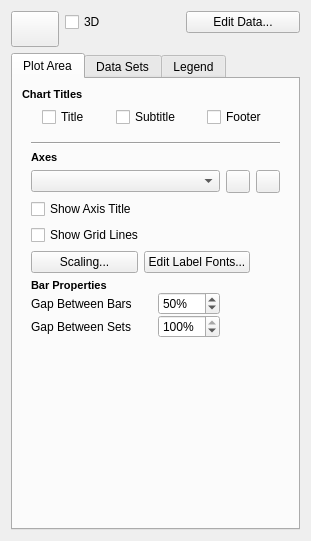
<?xml version="1.0" encoding="UTF-8"?>
<ui version="4.0">
 <author>Johannes Simon</author>
 <class>ChartConfigWidget</class>
 <widget class="QWidget" name="ChartConfigWidget">
  <property name="geometry">
   <rect>
    <x>0</x>
    <y>0</y>
    <width>311</width>
    <height>541</height>
   </rect>
  </property>
  <layout class="QGridLayout">
   <item row="0" column="1">
    <widget class="QCheckBox" name="threeDLook">
     <property name="text">
      <string>3D</string>
     </property>
    </widget>
   </item>
   <item row="0" column="2">
    <widget class="QPushButton" name="editData">
     <property name="text">
      <string>Edit Data...</string>
     </property>
    </widget>
   </item>
   <item row="2" column="0" colspan="3">
    <widget class="QTabWidget" name="tabWidget">
     <property name="sizePolicy">
      <sizepolicy hsizetype="Expanding" vsizetype="Expanding">
       <horstretch>0</horstretch>
       <verstretch>0</verstretch>
      </sizepolicy>
     </property>
     <property name="currentIndex">
      <number>0</number>
     </property>
     <widget class="QWidget" name="tab">
      <attribute name="title">
       <string>Plot Area</string>
      </attribute>
      <layout class="QVBoxLayout" name="verticalLayout">
       <item>
        <widget class="QLabel" name="label_4">
         <property name="text">
          <string>&lt;!DOCTYPE HTML PUBLIC &quot;-//W3C//DTD HTML 4.0//EN&quot; &quot;http://www.w3.org/TR/REC-html40/strict.dtd&quot;&gt;
&lt;html&gt;&lt;head&gt;&lt;meta name=&quot;qrichtext&quot; content=&quot;1&quot; /&gt;&lt;style type=&quot;text/css&quot;&gt;
p, li { white-space: pre-wrap; }
&lt;/style&gt;&lt;/head&gt;&lt;body style=&quot; font-family:'Noto Sans'; font-size:10pt; font-weight:400; font-style:normal;&quot;&gt;
&lt;p style=&quot; margin-top:0px; margin-bottom:0px; margin-left:0px; margin-right:0px; -qt-block-indent:0; text-indent:0px;&quot;&gt;&lt;span style=&quot; font-family:'Sans Serif'; font-size:8pt; font-weight:600;&quot;&gt;Chart Titles&lt;/span&gt;&lt;/p&gt;&lt;/body&gt;&lt;/html&gt;</string>
         </property>
        </widget>
       </item>
       <item>
        <layout class="QHBoxLayout" name="horizontalLayout">
         <item>
          <widget class="QCheckBox" name="showTitle">
           <property name="sizePolicy">
            <sizepolicy hsizetype="Fixed" vsizetype="Fixed">
             <horstretch>0</horstretch>
             <verstretch>0</verstretch>
            </sizepolicy>
           </property>
           <property name="text">
            <string>Title</string>
           </property>
          </widget>
         </item>
         <item>
          <widget class="QCheckBox" name="showSubTitle">
           <property name="sizePolicy">
            <sizepolicy hsizetype="Fixed" vsizetype="Fixed">
             <horstretch>0</horstretch>
             <verstretch>0</verstretch>
            </sizepolicy>
           </property>
           <property name="text">
            <string>Subtitle</string>
           </property>
          </widget>
         </item>
         <item>
          <widget class="QCheckBox" name="showFooter">
           <property name="sizePolicy">
            <sizepolicy hsizetype="Fixed" vsizetype="Fixed">
             <horstretch>0</horstretch>
             <verstretch>0</verstretch>
            </sizepolicy>
           </property>
           <property name="text">
            <string>Footer</string>
           </property>
          </widget>
         </item>
        </layout>
       </item>
       <item>
        <widget class="QWidget" name="axisConfiguration" native="true">
         <layout class="QGridLayout" name="gridLayout">
          <item row="0" column="0" colspan="3">
           <widget class="Line" name="line_2">
            <property name="orientation">
             <enum>Qt::Horizontal</enum>
            </property>
           </widget>
          </item>
          <item row="1" column="0">
           <widget class="QLabel" name="label_2">
            <property name="text">
             <string>&lt;!DOCTYPE HTML PUBLIC &quot;-//W3C//DTD HTML 4.0//EN&quot; &quot;http://www.w3.org/TR/REC-html40/strict.dtd&quot;&gt;
&lt;html&gt;&lt;head&gt;&lt;meta name=&quot;qrichtext&quot; content=&quot;1&quot; /&gt;&lt;style type=&quot;text/css&quot;&gt;
p, li { white-space: pre-wrap; }
&lt;/style&gt;&lt;/head&gt;&lt;body style=&quot; font-family:'Sans Serif'; font-size:10pt; font-weight:400; font-style:normal;&quot;&gt;
&lt;p style=&quot; margin-top:0px; margin-bottom:0px; margin-left:0px; margin-right:0px; -qt-block-indent:0; text-indent:0px;&quot;&gt;&lt;span style=&quot; font-size:8pt; font-weight:600;&quot;&gt;Axes&lt;/span&gt;&lt;/p&gt;&lt;/body&gt;&lt;/html&gt;</string>
            </property>
           </widget>
          </item>
          <item row="2" column="0">
           <widget class="QComboBox" name="axes"/>
          </item>
          <item row="2" column="1">
           <widget class="QToolButton" name="addAxis">
            <property name="text">
             <string/>
            </property>
           </widget>
          </item>
          <item row="2" column="2">
           <widget class="QToolButton" name="removeAxis">
            <property name="text">
             <string/>
            </property>
           </widget>
          </item>
          <item row="3" column="0">
           <widget class="QCheckBox" name="axisShowTitle">
            <property name="text">
             <string>Show Axis Title</string>
            </property>
           </widget>
          </item>
          <item row="4" column="0">
           <widget class="QCheckBox" name="axisShowGridLines">
            <property name="text">
             <string>Show Grid Lines</string>
            </property>
           </widget>
          </item>
          <item row="5" column="0" colspan="2">
           <layout class="QHBoxLayout" name="horizontalLayout_2">
            <item>
             <widget class="QPushButton" name="axisScalingButton">
              <property name="text">
               <string>Scaling...</string>
              </property>
             </widget>
            </item>
            <item>
             <widget class="QPushButton" name="axisEditFontButton">
              <property name="text">
               <string>Edit Label Fonts...</string>
              </property>
             </widget>
            </item>
           </layout>
          </item>
          <item row="6" column="0">
           <widget class="QWidget" name="barProperties" native="true">
            <layout class="QGridLayout" name="_2">
             <property name="leftMargin">
              <number>0</number>
             </property>
             <property name="topMargin">
              <number>0</number>
             </property>
             <property name="rightMargin">
              <number>0</number>
             </property>
             <property name="bottomMargin">
              <number>0</number>
             </property>
             <property name="spacing">
              <number>0</number>
             </property>
             <item row="1" column="0">
              <widget class="QLabel" name="gapBetweenBarsLabel">
               <property name="sizePolicy">
                <sizepolicy hsizetype="Expanding" vsizetype="Preferred">
                 <horstretch>0</horstretch>
                 <verstretch>0</verstretch>
                </sizepolicy>
               </property>
               <property name="text">
                <string>Gap Between Bars</string>
               </property>
              </widget>
             </item>
             <item row="1" column="1">
              <widget class="QSpinBox" name="gapBetweenBars">
               <property name="sizePolicy">
                <sizepolicy hsizetype="Minimum" vsizetype="Fixed">
                 <horstretch>0</horstretch>
                 <verstretch>0</verstretch>
                </sizepolicy>
               </property>
               <property name="suffix">
                <string>%</string>
               </property>
               <property name="minimum">
                <number>-100</number>
               </property>
               <property name="maximum">
                <number>100</number>
               </property>
               <property name="value">
                <number>50</number>
               </property>
              </widget>
             </item>
             <item row="2" column="0">
              <widget class="QLabel" name="gapBetweenSetsLabel">
               <property name="sizePolicy">
                <sizepolicy hsizetype="Expanding" vsizetype="Preferred">
                 <horstretch>0</horstretch>
                 <verstretch>0</verstretch>
                </sizepolicy>
               </property>
               <property name="text">
                <string>Gap Between Sets</string>
               </property>
              </widget>
             </item>
             <item row="2" column="1">
              <widget class="QSpinBox" name="gapBetweenSets">
               <property name="suffix">
                <string>%</string>
               </property>
               <property name="minimum">
                <number>-100</number>
               </property>
               <property name="maximum">
                <number>100</number>
               </property>
               <property name="value">
                <number>100</number>
               </property>
              </widget>
             </item>
             <item row="0" column="0" colspan="2">
              <widget class="QLabel" name="barPropertiesLabel">
               <property name="text">
                <string>&lt;!DOCTYPE HTML PUBLIC &quot;-//W3C//DTD HTML 4.0//EN&quot; &quot;http://www.w3.org/TR/REC-html40/strict.dtd&quot;&gt;
&lt;html&gt;&lt;head&gt;&lt;meta name=&quot;qrichtext&quot; content=&quot;1&quot; /&gt;&lt;style type=&quot;text/css&quot;&gt;
p, li { white-space: pre-wrap; }
&lt;/style&gt;&lt;/head&gt;&lt;body style=&quot; font-family:'Sans Serif'; font-size:10pt; font-weight:400; font-style:normal;&quot;&gt;
&lt;p style=&quot; margin-top:0px; margin-bottom:0px; margin-left:0px; margin-right:0px; -qt-block-indent:0; text-indent:0px;&quot;&gt;&lt;span style=&quot; font-size:8pt; font-weight:600;&quot;&gt;Bar Properties&lt;/span&gt;&lt;/p&gt;&lt;/body&gt;&lt;/html&gt;</string>
               </property>
              </widget>
             </item>
            </layout>
           </widget>
          </item>
         </layout>
        </widget>
       </item>
       <item>
        <spacer>
         <property name="orientation">
          <enum>Qt::Vertical</enum>
         </property>
         <property name="sizeHint" stdset="0">
          <size>
           <width>61</width>
           <height>71</height>
          </size>
         </property>
        </spacer>
       </item>
      </layout>
     </widget>
     <widget class="QWidget" name="tab_2">
      <attribute name="title">
       <string>Data Sets</string>
      </attribute>
      <layout class="QGridLayout">
       <item row="0" column="0" colspan="2">
        <widget class="QComboBox" name="dataSets">
         <property name="toolTip">
          <string>Select a data set</string>
         </property>
         <property name="statusTip">
          <string/>
         </property>
        </widget>
       </item>
       <item row="7" column="0" colspan="2">
        <layout class="QHBoxLayout" name="horizontalLayout_3">
         <item>
          <widget class="QCheckBox" name="dataSetHasChartType">
           <property name="text">
            <string>Custom Type</string>
           </property>
          </widget>
         </item>
         <item>
          <widget class="QPushButton" name="dataSetChartTypeMenu">
           <property name="enabled">
            <bool>false</bool>
           </property>
           <property name="sizePolicy">
            <sizepolicy hsizetype="Fixed" vsizetype="Fixed">
             <horstretch>0</horstretch>
             <verstretch>0</verstretch>
            </sizepolicy>
           </property>
           <property name="maximumSize">
            <size>
             <width>50</width>
             <height>16777215</height>
            </size>
           </property>
           <property name="styleSheet">
            <string notr="true">text-align:left;</string>
           </property>
           <property name="text">
            <string/>
           </property>
           <property name="autoRepeat">
            <bool>false</bool>
           </property>
          </widget>
         </item>
        </layout>
       </item>
       <item row="15" column="0" colspan="2">
        <spacer>
         <property name="orientation">
          <enum>Qt::Vertical</enum>
         </property>
         <property name="sizeType">
          <enum>QSizePolicy::Expanding</enum>
         </property>
         <property name="sizeHint" stdset="0">
          <size>
           <width>31</width>
           <height>94</height>
          </size>
         </property>
        </spacer>
       </item>
       <item row="12" column="0" colspan="2">
        <widget class="Line" name="propertiesSeparator">
         <property name="orientation">
          <enum>Qt::Horizontal</enum>
         </property>
        </widget>
       </item>
       <item row="13" column="0" colspan="2">
        <widget class="QWidget" name="pieProperties" native="true">
         <layout class="QGridLayout">
          <property name="leftMargin">
           <number>0</number>
          </property>
          <property name="topMargin">
           <number>0</number>
          </property>
          <item row="2" column="1">
           <widget class="QSpinBox" name="pieExplodeFactor">
            <property name="suffix">
             <string>%</string>
            </property>
            <property name="maximum">
             <number>100</number>
            </property>
            <property name="value">
             <number>0</number>
            </property>
           </widget>
          </item>
          <item row="2" column="0">
           <widget class="QLabel" name="label_6">
            <property name="sizePolicy">
             <sizepolicy hsizetype="Expanding" vsizetype="Preferred">
              <horstretch>0</horstretch>
              <verstretch>0</verstretch>
             </sizepolicy>
            </property>
            <property name="text">
             <string>Explode Factor</string>
            </property>
           </widget>
          </item>
          <item row="1" column="0">
           <widget class="QLabel" name="label_5">
            <property name="text">
             <string>&lt;!DOCTYPE HTML PUBLIC &quot;-//W3C//DTD HTML 4.0//EN&quot; &quot;http://www.w3.org/TR/REC-html40/strict.dtd&quot;&gt;
&lt;html&gt;&lt;head&gt;&lt;meta name=&quot;qrichtext&quot; content=&quot;1&quot; /&gt;&lt;style type=&quot;text/css&quot;&gt;
p, li { white-space: pre-wrap; }
&lt;/style&gt;&lt;/head&gt;&lt;body style=&quot; font-family:'Ubuntu'; font-size:9pt; font-weight:400; font-style:normal;&quot;&gt;
&lt;p style=&quot; margin-top:0px; margin-bottom:0px; margin-left:0px; margin-right:0px; -qt-block-indent:0; text-indent:0px;&quot;&gt;&lt;span style=&quot; font-family:'Sans Serif'; font-size:8pt; font-weight:600;&quot;&gt;Pie Properties&lt;/span&gt;&lt;/p&gt;&lt;/body&gt;&lt;/html&gt;</string>
            </property>
           </widget>
          </item>
         </layout>
        </widget>
       </item>
       <item row="4" column="1">
        <widget class="QComboBox" name="dataSetAxes">
         <property name="sizePolicy">
          <sizepolicy hsizetype="Expanding" vsizetype="Fixed">
           <horstretch>0</horstretch>
           <verstretch>0</verstretch>
          </sizepolicy>
         </property>
         <property name="sizeAdjustPolicy">
          <enum>QComboBox::AdjustToContentsOnFirstShow</enum>
         </property>
        </widget>
       </item>
       <item row="4" column="0">
        <widget class="QLabel" name="label_3">
         <property name="sizePolicy">
          <sizepolicy hsizetype="MinimumExpanding" vsizetype="Preferred">
           <horstretch>0</horstretch>
           <verstretch>0</verstretch>
          </sizepolicy>
         </property>
         <property name="text">
          <string>Attached Axis</string>
         </property>
        </widget>
       </item>
       <item row="2" column="0" colspan="2">
        <layout class="QHBoxLayout" name="horizontalLayout_7">
         <item>
          <widget class="QLabel" name="datasetMarkerLabel">
           <property name="text">
            <string>Marker</string>
           </property>
          </widget>
         </item>
         <item>
          <widget class="QToolButton" name="datasetMarkerMenu">
           <property name="minimumSize">
            <size>
             <width>45</width>
             <height>0</height>
            </size>
           </property>
           <property name="text">
            <string/>
           </property>
           <property name="popupMode">
            <enum>QToolButton::InstantPopup</enum>
           </property>
           <property name="toolButtonStyle">
            <enum>Qt::ToolButtonTextUnderIcon</enum>
           </property>
          </widget>
         </item>
         <item>
          <widget class="QLabel" name="datasetPenLabel">
           <property name="text">
            <string>Stroke</string>
           </property>
          </widget>
         </item>
         <item>
          <widget class="KColorButton" name="datasetPen">
           <property name="sizePolicy">
            <sizepolicy hsizetype="Fixed" vsizetype="Fixed">
             <horstretch>0</horstretch>
             <verstretch>0</verstretch>
            </sizepolicy>
           </property>
           <property name="minimumSize">
            <size>
             <width>50</width>
             <height>26</height>
            </size>
           </property>
           <property name="maximumSize">
            <size>
             <width>50</width>
             <height>26</height>
            </size>
           </property>
           <property name="text">
            <string/>
           </property>
          </widget>
         </item>
         <item>
          <widget class="QLabel" name="datasetColorLabel">
           <property name="enabled">
            <bool>true</bool>
           </property>
           <property name="sizePolicy">
            <sizepolicy hsizetype="MinimumExpanding" vsizetype="Preferred">
             <horstretch>0</horstretch>
             <verstretch>0</verstretch>
            </sizepolicy>
           </property>
           <property name="text">
            <string>Fill</string>
           </property>
           <property name="alignment">
            <set>Qt::AlignRight|Qt::AlignTrailing|Qt::AlignVCenter</set>
           </property>
          </widget>
         </item>
         <item>
          <widget class="KColorButton" name="datasetBrush">
           <property name="enabled">
            <bool>true</bool>
           </property>
           <property name="sizePolicy">
            <sizepolicy hsizetype="Fixed" vsizetype="Fixed">
             <horstretch>0</horstretch>
             <verstretch>0</verstretch>
            </sizepolicy>
           </property>
           <property name="minimumSize">
            <size>
             <width>50</width>
             <height>26</height>
            </size>
           </property>
           <property name="maximumSize">
            <size>
             <width>50</width>
             <height>26</height>
            </size>
           </property>
          </widget>
         </item>
        </layout>
       </item>
       <item row="8" column="0" colspan="2">
        <widget class="QWidget" name="errorBarProperties" native="true">
         <property name="sizePolicy">
          <sizepolicy hsizetype="Preferred" vsizetype="Minimum">
           <horstretch>0</horstretch>
           <verstretch>0</verstretch>
          </sizepolicy>
         </property>
         <property name="minimumSize">
          <size>
           <width>0</width>
           <height>24</height>
          </size>
         </property>
         <layout class="QHBoxLayout" name="horizontalLayout_4">
          <property name="leftMargin">
           <number>0</number>
          </property>
          <property name="topMargin">
           <number>0</number>
          </property>
          <property name="rightMargin">
           <number>0</number>
          </property>
          <property name="bottomMargin">
           <number>0</number>
          </property>
          <item>
           <widget class="QCheckBox" name="datasetShowErrorBar">
            <property name="sizePolicy">
             <sizepolicy hsizetype="Expanding" vsizetype="Fixed">
              <horstretch>0</horstretch>
              <verstretch>0</verstretch>
             </sizepolicy>
            </property>
            <property name="text">
             <string>Error Bars</string>
            </property>
           </widget>
          </item>
          <item>
           <widget class="QToolButton" name="formatErrorBar">
            <property name="sizePolicy">
             <sizepolicy hsizetype="Preferred" vsizetype="Fixed">
              <horstretch>0</horstretch>
              <verstretch>0</verstretch>
             </sizepolicy>
            </property>
            <property name="minimumSize">
             <size>
              <width>50</width>
              <height>26</height>
             </size>
            </property>
            <property name="maximumSize">
             <size>
              <width>16777215</width>
              <height>16777215</height>
             </size>
            </property>
            <property name="text">
             <string>Insert</string>
            </property>
           </widget>
          </item>
         </layout>
        </widget>
       </item>
       <item row="9" column="0" colspan="2">
        <widget class="QWidget" name="widget" native="true">
         <layout class="QGridLayout">
          <item row="1" column="0">
           <widget class="QCheckBox" name="datasetShowCategory">
            <property name="text">
             <string>Category</string>
            </property>
           </widget>
          </item>
          <item row="2" column="1">
           <widget class="QCheckBox" name="datasetShowSymbol">
            <property name="text">
             <string>Symbol</string>
            </property>
           </widget>
          </item>
          <item row="1" column="1">
           <widget class="QCheckBox" name="dataSetShowNumber">
            <property name="text">
             <string>Number</string>
            </property>
           </widget>
          </item>
          <item row="2" column="0">
           <widget class="QCheckBox" name="datasetShowPercent">
            <property name="text">
             <string>Percent</string>
            </property>
           </widget>
          </item>
          <item row="0" column="0">
           <widget class="QLabel" name="label_7">
            <property name="text">
             <string/>
            </property>
           </widget>
          </item>
         </layout>
        </widget>
       </item>
      </layout>
     </widget>
     <widget class="QWidget" name="tab_3">
      <attribute name="title">
       <string>Legend</string>
      </attribute>
      <layout class="QGridLayout">
       <item row="0" column="0" colspan="3">
        <widget class="QCheckBox" name="showLegend">
         <property name="text">
          <string>Show Legend</string>
         </property>
         <property name="checked">
          <bool>true</bool>
         </property>
        </widget>
       </item>
       <item row="1" column="0" colspan="4">
        <widget class="Line" name="line">
         <property name="orientation">
          <enum>Qt::Horizontal</enum>
         </property>
        </widget>
       </item>
       <item row="2" column="0">
        <widget class="QLabel" name="label_8">
         <property name="sizePolicy">
          <sizepolicy hsizetype="Fixed" vsizetype="Preferred">
           <horstretch>0</horstretch>
           <verstretch>0</verstretch>
          </sizepolicy>
         </property>
         <property name="text">
          <string>Title</string>
         </property>
        </widget>
       </item>
       <item row="2" column="1" colspan="3">
        <widget class="QLineEdit" name="legendTitle">
         <property name="sizePolicy">
          <sizepolicy hsizetype="Expanding" vsizetype="Fixed">
           <horstretch>0</horstretch>
           <verstretch>0</verstretch>
          </sizepolicy>
         </property>
        </widget>
       </item>
       <item row="3" column="0" colspan="2">
        <widget class="QLabel" name="label">
         <property name="text">
          <string>Orientation</string>
         </property>
        </widget>
       </item>
       <item row="3" column="2">
        <widget class="QRadioButton" name="legendOrientationIsVertical">
         <property name="text">
          <string>v</string>
         </property>
         <property name="checked">
          <bool>true</bool>
         </property>
        </widget>
       </item>
       <item row="3" column="3">
        <widget class="QRadioButton" name="legendOrientationIsHorizontal">
         <property name="layoutDirection">
          <enum>Qt::LeftToRight</enum>
         </property>
         <property name="text">
          <string>h</string>
         </property>
         <property name="icon">
          <iconset>
           <normaloff>.designer/backup</normaloff>.designer/backup</iconset>
         </property>
        </widget>
       </item>
       <item row="4" column="0" colspan="4">
        <widget class="QPushButton" name="legendEditFontButton">
         <property name="text">
          <string>Edit Fonts...</string>
         </property>
        </widget>
       </item>
       <item row="5" column="0" colspan="2">
        <spacer>
         <property name="orientation">
          <enum>Qt::Vertical</enum>
         </property>
         <property name="sizeHint" stdset="0">
          <size>
           <width>101</width>
           <height>121</height>
          </size>
         </property>
        </spacer>
       </item>
      </layout>
     </widget>
    </widget>
   </item>
   <item row="0" column="0" rowspan="2">
    <widget class="QToolButton" name="chartTypeMenu">
     <property name="sizePolicy">
      <sizepolicy hsizetype="Fixed" vsizetype="Fixed">
       <horstretch>0</horstretch>
       <verstretch>0</verstretch>
      </sizepolicy>
     </property>
     <property name="minimumSize">
      <size>
       <width>48</width>
       <height>36</height>
      </size>
     </property>
     <property name="maximumSize">
      <size>
       <width>48</width>
       <height>36</height>
      </size>
     </property>
     <property name="layoutDirection">
      <enum>Qt::LeftToRight</enum>
     </property>
     <property name="text">
      <string/>
     </property>
     <property name="icon">
      <iconset>
       <normaloff>.designer/backup</normaloff>.designer/backup</iconset>
     </property>
     <property name="iconSize">
      <size>
       <width>24</width>
       <height>24</height>
      </size>
     </property>
     <property name="popupMode">
      <enum>QToolButton::InstantPopup</enum>
     </property>
    </widget>
   </item>
  </layout>
 </widget>
 <customwidgets>
  <customwidget>
   <class>KColorButton</class>
   <extends>QPushButton</extends>
   <header>kcolorbutton.h</header>
   <container>1</container>
  </customwidget>
 </customwidgets>
 <resources/>
 <connections>
  <connection>
   <sender>dataSetHasChartType</sender>
   <signal>toggled(bool)</signal>
   <receiver>dataSetChartTypeMenu</receiver>
   <slot>setEnabled(bool)</slot>
   <hints>
    <hint type="sourcelabel">
     <x>60</x>
     <y>220</y>
    </hint>
    <hint type="destinationlabel">
     <x>199</x>
     <y>220</y>
    </hint>
   </hints>
  </connection>
 </connections>
</ui>
